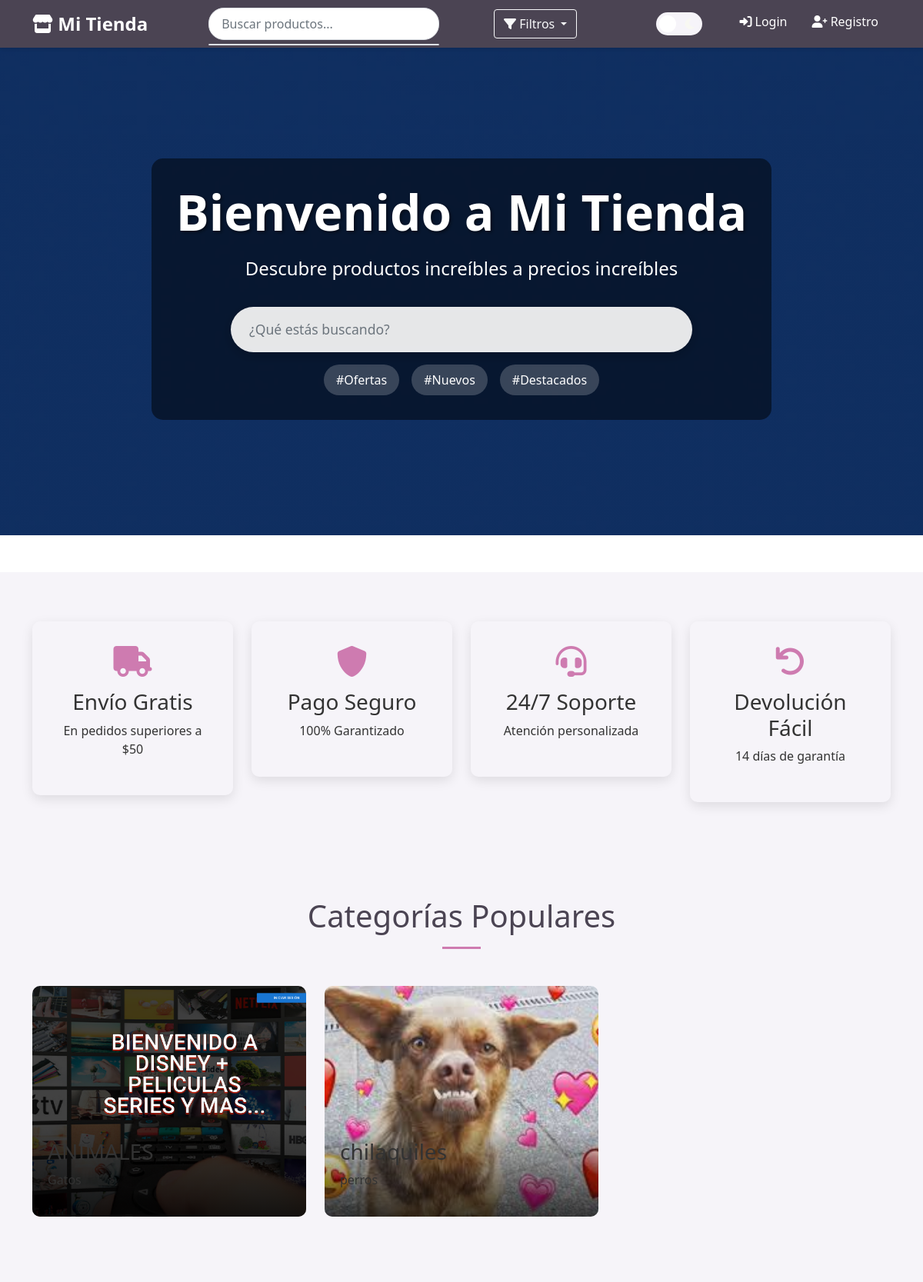
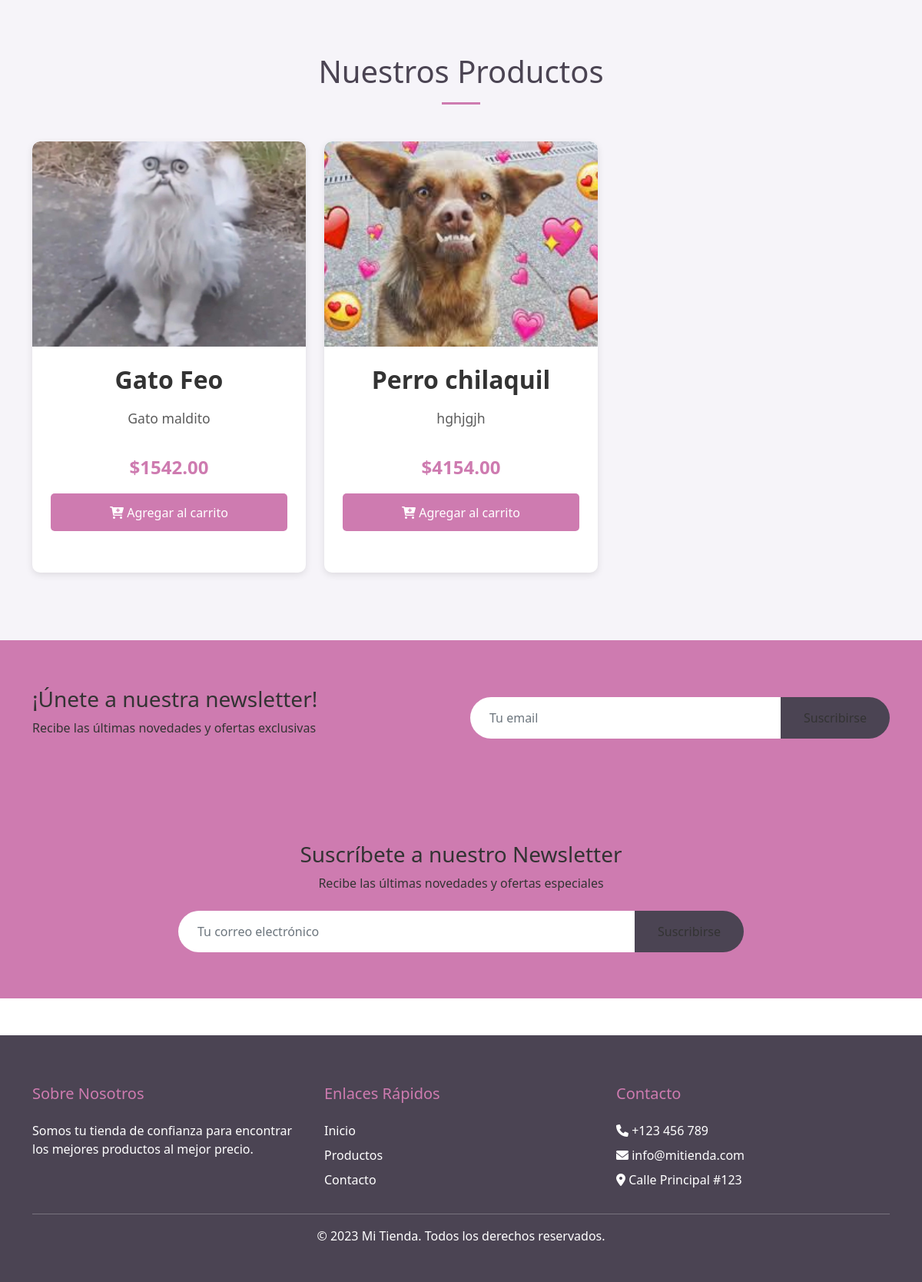
The page / on the database its author committed (2 pictures, top to bottom).
### models.py (models this page shows)
class Category(db.Model):
    __tablename__ = 'category'
    id = db.Column(db.Integer, primary_key=True)
    name = db.Column(db.String(100), nullable=False)
    image = db.Column(db.String(255))
    description = db.Column(db.Text)
    order = db.Column(db.Integer, default=0)  # Para ordenar las categorías
    is_active = db.Column(db.Boolean, default=True)

class Product(db.Model):
    __tablename__ = 'product'
    id = db.Column(db.Integer, primary_key=True)
    name = db.Column(db.String(100), nullable=False)
    price = db.Column(db.Float, nullable=False)
    description = db.Column(db.Text)
    specifications = db.Column(db.Text, nullable=True)  # Nueva columna
    additional_images = db.Column(db.Text, nullable=True)  # Nueva columna
    image = db.Column(db.String(255))
    image_hover = db.Column(db.String(255))
    cart_items = db.relationship('Cart', backref='product', lazy=True)

### app.py (the view)
@app.route('/')
def index():
    products = Product.query.all()
    categories = Category.query.filter_by(is_active=True).order_by(Category.order).all()
    return render_template('index.html', products=products, categories=categories)

### templates/index.html (shortened to what this page needs)
{% extends 'base.html' %}
{% block content %}
<div class="main-banner">
    <div class="banner-content">
        <h1 class="animate__animated animate__fadeInDown">Bienvenido a Mi Tienda</h1>
        <p class="animate__animated animate__fadeIn animate__delay-1s">Descubre productos increíbles a precios increíbles</p>
        <div class="search-container animate__animated animate__fadeInUp animate__delay-2s">
            <div class="hero-search-wrapper">
                <input type="text" id="hero-search" placeholder="¿Qué estás buscando?" class="form-control">
            </div>
        </div>
        <div class="trending-tags mt-3">
            <span class="tag">#Ofertas</span>
            <span class="tag">#Nuevos</span>
            <span class="tag">#Destacados</span>
        </div>
    </div>
</div>
<section class="features-section">
    <div class="container">
        <div class="row">
            <div class="col-md-3">
                <div class="feature-card">
                    <i class="fas fa-truck"></i>
                    <h3>Envío Gratis</h3>
                    <p>En pedidos superiores a $50</p>
                </div>
            </div>
            <div class="col-md-3">
                <div class="feature-card">
                    <i class="fas fa-shield-alt"></i>
                    <h3>Pago Seguro</h3>
                    <p>100% Garantizado</p>
                </div>
            </div>
            <div class="col-md-3">
                <div class="feature-card">
                    <i class="fas fa-headset"></i>
                    <h3>24/7 Soporte</h3>
                    <p>Atención personalizada</p>
                </div>
            </div>
            <div class="col-md-3">
                <div class="feature-card">
                    <i class="fas fa-undo"></i>
                    <h3>Devolución Fácil</h3>
                    <p>14 días de garantía</p>
                </div>
            </div>
        </div>
    </div>
</section>
<section class="categories-section">
    <div class="container">
        <h2 class="section-title">Categorías Populares</h2>
        <div class="row">
            {% for category in categories %}
            {% if category.is_active %}
            <div class="col-md-4">
                <div class="category-card">
                    <img src="{{ url_for('static', filename='categories/' + category.image) }}"
                         alt="{{ category.name }}">
                    <div class="category-content">
                        <h3>{{ category.name }}</h3>
                        <p>{{ category.description }}</p>
                    </div>
                </div>
            </div>
            {% endif %}
            {% endfor %}
        </div>
    </div>
</section>
<section id="productos" class="products-section">
    <div class="container">
        <h2 class="section-title">Nuestros Productos</h2>
        <div class="row">
            {% for product in products %}
            <div class="col-md-4 mb-4">
                <div class="product-card">
                    <a href="{{ url_for('product_detail', id=product.id) }}" class="product-link">
                        <div class="product-img-container">
                            <img src="{{ url_for('static', filename='uploads/' + product.image) }}"
                                 class="main-image" alt="{{ product.name }}">
                        </div>
                    </a>
                    <div class="product-info">
                        <a href="{{ url_for('product_detail', id=product.id) }}" class="product-title-link">
                            <h3 class="product-title">{{ product.name }}</h3>
                        </a>
                        <p class="product-description">{{ product.description[:100] }}{% if product.description|length > 100 %}...{% endif %}</p>
                        <div class="product-price">${{ "%.2f"|format(product.price) }}</div>
                        <form class="add-to-cart-form" action="{{ url_for('add_to_cart', product_id=product.id) }}" method="POST">
                            <button type="submit" class="btn btn-primary w-100">
                                <i class="fas fa-cart-plus"></i> Agregar al carrito
                            </button>
                        </form>
                    </div>
                </div>
            </div>
            {% endfor %}
        </div>
    </div>
</section>
<section class="newsletter-section">
    <div class="container">
        <div class="row align-items-center">
            <div class="col-md-6">
                <h3>¡Únete a nuestra newsletter!</h3>
                <p>Recibe las últimas novedades y ofertas exclusivas</p>
            </div>
            <div class="col-md-6">
                <form class="newsletter-form" id="newsletter-form">
                    <div class="input-group">
                        <input type="email" class="form-control" placeholder="Tu email" required>
                        <button class="btn btn-primary" type="submit">Suscribirse</button>
                    </div>
                </form>
            </div>
        </div>
    </div>
</section>
{% endblock %}

### templates/base.html (shortened to what this page needs)
<!DOCTYPE html>
<html lang="es" data-theme="light">
<head>
    <link href="https://cdn.jsdelivr.net/npm/bootstrap@5.1.3/dist/css/bootstrap.min.css" rel="stylesheet">
    <link rel="stylesheet" href="https://cdnjs.cloudflare.com/ajax/libs/font-awesome/6.0.0/css/all.min.css">
    <link rel="stylesheet" href="{{ url_for('static', filename='style.css') }}">
</head>
<body>
    <nav class="navbar navbar-expand-lg navbar-dark">
        <div class="container">
            <a class="navbar-brand" href="/">
                <i class="fas fa-store"></i> <span class="brand-text">Mi Tienda</span>
            </a>
            <div class="collapse navbar-collapse" id="navbarNav">
                <div class="navbar-search mx-auto">
                    <input type="text" id="search-input" class="form-control" placeholder="Buscar productos...">
                    <div id="search-results" class="search-results"></div>
                </div>
                <div class="dropdown mx-2">
                    <button class="btn btn-outline-light dropdown-toggle" type="button" id="filterDropdown"
                            data-bs-toggle="dropdown" aria-expanded="false">
                        <i class="fas fa-filter"></i> Filtros
                    </button>
                </div>
                <ul class="navbar-nav ms-auto">
                    <li class="nav-item">
                        <div class="theme-switch-wrapper">
                            <label class="theme-switch" for="theme-toggle">
                                <span class="switch-icon">
                                    <i class="fas fa-sun"></i>
                                    <i class="fas fa-moon"></i>
                                </span>
                            </label>
                        </div>
                    </li>
                    {% if session.get('is_admin') %}
                        <li class="nav-item">
                            <a class="nav-link" href="{{ url_for('admin') }}"><i class="fas fa-cog"></i> Admin</a>
                        </li>
                        <li class="nav-item">
                            <a class="nav-link" href="{{ url_for('view_cart') }}">
                                <i class="fas fa-shopping-cart"></i> Carrito
                            </a>
                        </li>
                        <li class="nav-item">
                            <a class="nav-link" href="{{ url_for('logout') }}"><i class="fas fa-sign-out-alt"></i> Salir</a>
                        </li>
                    {% else %}
                        <li class="nav-item">
                            <a class="nav-link" href="{{ url_for('login') }}"><i class="fas fa-sign-in-alt"></i> Login</a>
                        </li>
                        <li class="nav-item">
                            <a class="nav-link" href="{{ url_for('register') }}"><i class="fas fa-user-plus"></i> Registro</a>
                        </li>
                    {% endif %}
                </ul>
            </div>
        </div>
    </nav>
    {% block content %}{% endblock %}
    <section class="newsletter-section">
        <div class="container">
            <div class="row justify-content-center text-center">
                <div class="col-md-8">
                    <h3>Suscríbete a nuestro Newsletter</h3>
                    <p>Recibe las últimas novedades y ofertas especiales</p>
                    <form class="newsletter-form d-flex justify-content-center mt-4">
                        <input type="email" class="form-control" placeholder="Tu correo electrónico">
                        <button type="submit" class="btn">Suscribirse</button>
                    </form>
                </div>
            </div>
        </div>
    </section>
    <footer class="footer mt-5">
        <div class="container">
            <div class="row">
                <div class="col-md-4">
                    <h5>Sobre Nosotros</h5>
                    <p>Somos tu tienda de confianza para encontrar los mejores productos al mejor precio.</p>
                </div>
                <div class="col-md-4">
                    <h5>Enlaces Rápidos</h5>
                    <ul class="list-unstyled">
                        <li><a href="/">Inicio</a></li>
                        <li><a href="#">Productos</a></li>
                        <li><a href="#">Contacto</a></li>
                    </ul>
                </div>
                <div class="col-md-4">
                    <h5>Contacto</h5>
                    <ul class="list-unstyled">
                        <li><i class="fas fa-phone"></i> +123 456 789</li>
                        <li><i class="fas fa-envelope"></i> info@mitienda.com</li>
                        <li><i class="fas fa-map-marker-alt"></i> Calle Principal #123</li>
                    </ul>
                </div>
            </div>
            <hr>
            <div class="row">
                <div class="col text-center">
                    <p>&copy; 2023 Mi Tienda. Todos los derechos reservados.</p>
                </div>
            </div>
        </div>
    </footer>
    <div class="toast-container position-fixed bottom-0 end-0 p-3">
    </div>
</body>
</html>

### rows shown on the page
Category: image (picture), name "ANIMALES", description "Gatos"
Category: image (picture), name "chilaquiles", description "perros"
Product: image (picture), name "Gato Feo", description "Gato maldito", price "1542.00"
Product: image (picture), name "Perro chilaquil", description "hghjgjh", price "4154.00"
